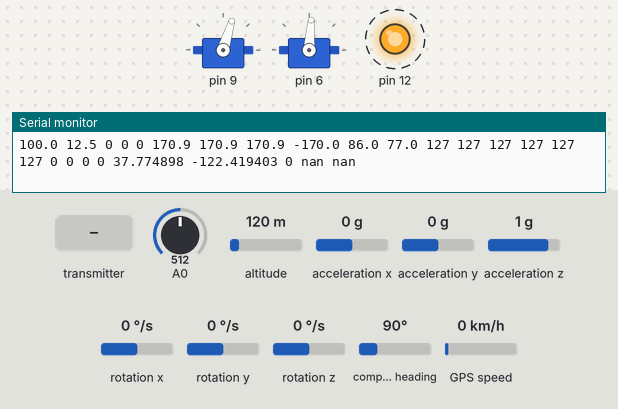
Bench run of a sketch on a simulated Arduino Leonardo, built with avr-gcc and run on an emulated ATmega32U4. On the bench: 2 × servo, output pins drawn as LEDs (lit = HIGH), the last lines printed to the serial monitor. Dashed ring = blinking. The inputs (shaded band) are chosen by the test bench; at power-on: A0 = 512, altitude 120 m, acceleration x 0 g, acceleration y 0 g, acceleration z 1 g, rotation x 0 °/s, rotation y 0 °/s, rotation z 0 °/s, compass heading 90°, GPS speed 0 km/h. The GPS gets a fix after 3 s at 37.7749, -122.4194 with 8 satellites.

Above: at 10.4 s.
10.5 s: the transmitter starts sending readChannel.2 = 2000
At 12.9 s:
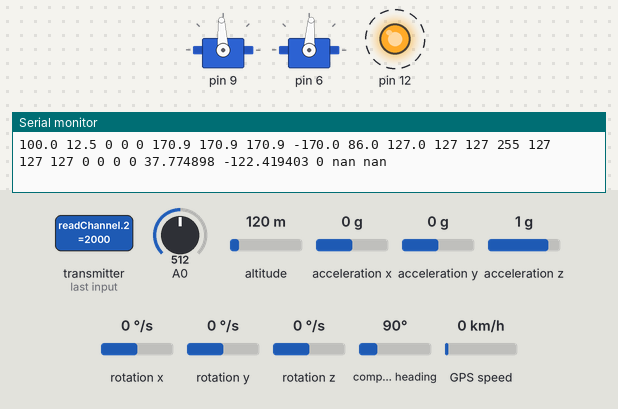
14.6 s: the transmitter starts sending readChannel.0 = 1000
At 16.8 s:
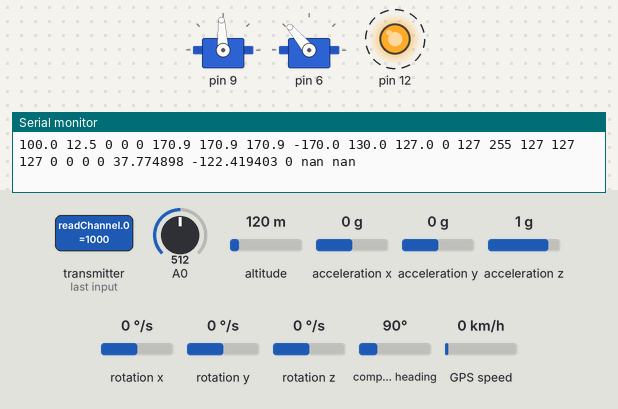
18.7 s: the transmitter starts sending readChannel.4 = 1000
At 21.1 s:
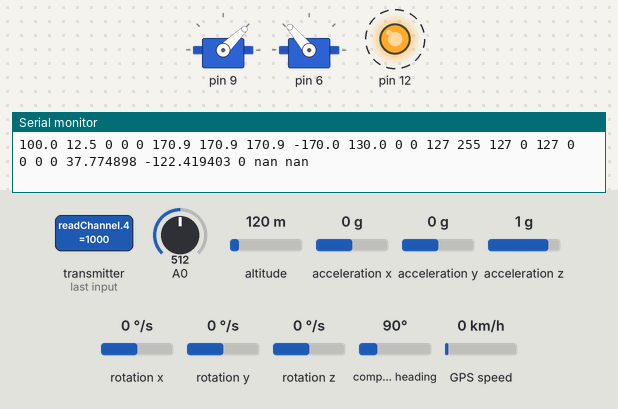
22.8 s: the transmitter starts sending readChannel.0 = 1250
At 24.8 s:
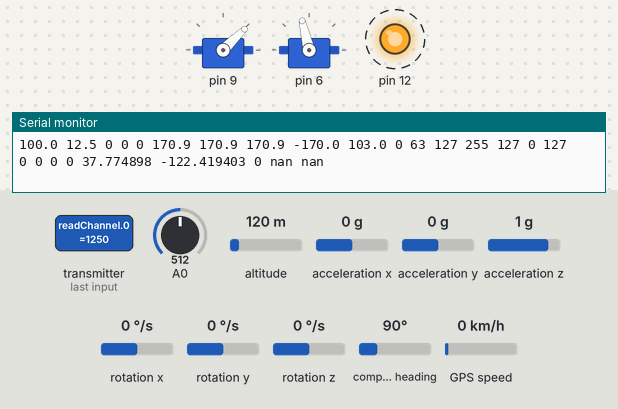
26.9 s: the transmitter starts sending readChannel.4 = 1250
At 29.2 s:
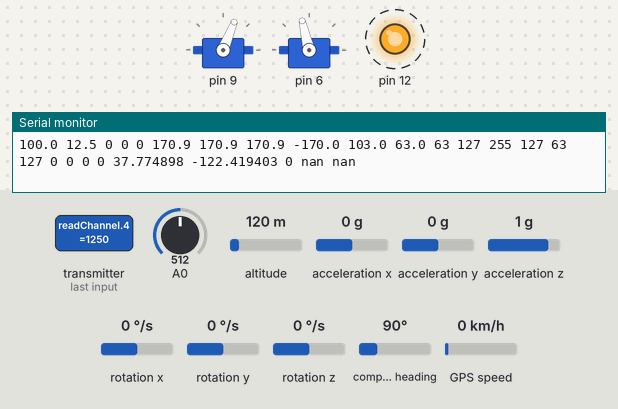
30.9 s: the transmitter starts sending readChannel.0 = 2000
At 33.2 s:
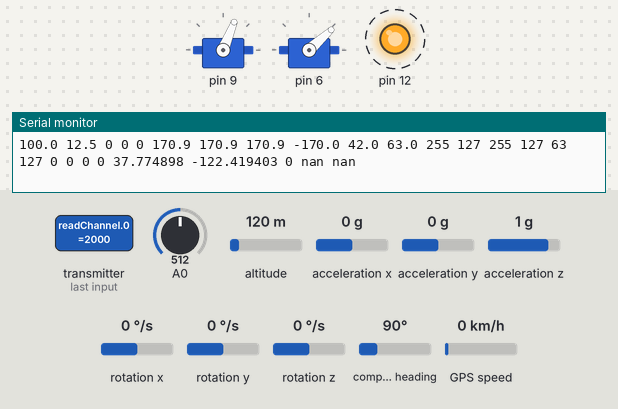
Timing chart, 0 to 36.0 s (numbered marks = the images above; inputs shaded):
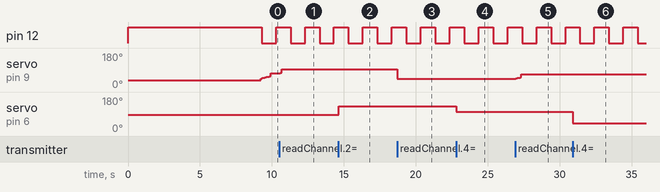

Measured:
- after the input at 10.5 s, servo on pin 9: 73° → 93° at once
- after the input at 14.6 s, servo on pin 6: 86° → 130° after 0.05 s
- after the input at 18.7 s, servo on pin 9: 93° → 44° at once
- after the input at 22.8 s, servo on pin 6: 130° → 103° at once
- after the input at 26.9 s, servo on pin 9: 44° → 49° at once, → 68° 0.32 s later
- after the input at 30.9 s, servo on pin 6: 103° → 42° at once
- by itself, pin 12: alternates HIGH for 1.0 s and LOW for 1.0 s

The sketch:

UVRC_5.ino
```cpp
// Konstantinos Papageorgiou - 2022 - kp@rei.gr
//
// # NEM Unmanned Vehicle Remote controlled - UVRC
//
// ## Software Features :
//
// - Software utilises an MPU, GPS, Servo, ESC, magnetometer and a remote control input, in an arduino leonardo.
// - Sensors and accuators are all in classes
// - Considers seven interval / frequencies of task execution
// - Controls steering based on target
// - Boots esc motor, and applies a non liner transfer function to the speed remote input
// - Computes degrees heading at boot time, used as an offcet for the mpu degree heading
// - Derives distance and degree from a target gps LAT LOT
// - Return to home on signal loss
// - pending-Detection of low battery and return to home
//
// ## Hardware
//
// Sensors :
//
// - Gps : M8n
// - Magmetometer : M8n's HMC5883
// - Receiver : flysky F9-ia10b
// - MPU : MPU6050
// - Voltage sensor 0-25v MH-electronic
//
// Other:
// - Transmitter : flysky FS-I6X
// - Arduino Leonardo
// - Sparkfun Logic Level Converter Bi-Directional

#include "Context.h"
#include "Invoker.h"

#include "Mag.h"
#include "Gps.h"
#include "Mpu.h"
#include "Steer.h"
#include "Throttle.h"
#include "Remote.h"
#include "Home.h"
#include "Blink.h"
#include "Battery.h"
#include <EEPROM.h>

Context context(0);
Invoker invoker(0);

Mag mag(0);
Gps gps(0);
Mpu mpu(4);
Steer steer(6);
Throttle throttle(9);
Remote remote(0);
Home home(0);
Blink blink(0);
Battery battery(0);

//-----------------------------------------

void setup() {

  context.setup();
  blink.setup(context);
  throttle.setup(context);
  delay(2000);
  mpu.setup(context);
  delay(2000);

  //Serial.println(F("Powering up"));
  remote.setup(context);
  mag.setup(context);
  steer.setup(context);
  gps.setup(context);
  battery.setup(context);
  home.setup(context);
  invoker.setup(context);
  //Serial.println(F("Setup done"));

}

void apply_very_fast_invoker(){
  mag.apply();
  mpu.apply();
}

void apply_fast_invoker(){
  remote.apply();
  steer.apply();
  throttle.apply();
}

void apply_invoker(){
  gps.apply();
  //steer.hasNewDegree();
  home.apply();
}

void apply_slow_invoker(){
  context.apply(); // every 0.5 second printout / log enviromental variables
  remote.telemetry();
}

void heartBeat(){
  //dynamic periodicity
  // Every : 3s when no gps, 1sec when gps lock, 0.5 seconds when returing to home is active, 0.1 second when power is less than 30%.
  blink.apply();
}

void apply_slower_invoker(){
  //every 1 second
  home.apply();
  battery.apply();
}

void updateMagOffset(){
  //10 seconds period
  if(context.toHomeActive)
    mag.updateMagOffset();
}

void run_invoker(int i){
    switch(i){
      case 0: apply_very_fast_invoker(); break;
      case 1: apply_fast_invoker(); break;
      case 2: apply_invoker(); break;
      case 3: apply_slow_invoker(); break;
      case 4: apply_slower_invoker(); break;
      case 5: heartBeat(); break;
      case 6: updateMagOffset();break;
      case 7: home.bursts();break;
      case 100: break;
    }
}

void loop(){
  mpu.update();
  int actionIndex = invoker.apply();
  while(actionIndex != 100){
    run_invoker(actionIndex);
    actionIndex = invoker.apply();
  }
}
```

Battery.cpp
```cpp
/*
  Battery.h - Library for wraping the functions controling the Battery power levels
  Created Konstantinos Papageorgiou
*/

#include "Arduino.h"
#include "Battery.h"
#include "Context.h"

Battery::Battery(byte pin){}

void Battery::setup(Context &_context){
  context = &_context;
  //pinMode(A0, INPUT);
  apply();
}

void Battery::apply(){
  context->voltage =  analogRead(0) / 40.92;
  // abstract to % based on range 6v to 7.4v
  context->capacity = (byte)(context->voltage < 6 ? 0:(context->voltage - 6) * 71.428);
  if(context->capacity > 100)
    context->capacity = 100;

  context->isLowBattery = context->capacity < 40;
  if(context->isLowBattery)
    context->intervals[5] = 60;

}
```

Battery.h
```cpp
/*
  Battery.h - Library for wraping the functions controling the Battery power levels
  Created Konstantinos Papageorgiou
*/
#ifndef Battery_h
#define Battery_h

#include "Arduino.h"
#include "Context.h"

class Battery{
  public:
    Battery(byte pin);
    void setup(Context &_context);
    void apply();
  private:
    Context *context;
};

#endif
```

Blink.cpp
```cpp
/*
  Blink.h - Library for wraping the functions controling the Return to Blink
  Created Konstantinos Papageorgiou
*/

#include "Arduino.h"
#include "Blink.h"
#include "Context.h"

Blink::Blink(byte pin){}

void Blink::setup(Context &_context){
  context = &_context;
  pinMode(12, OUTPUT);
  apply();
}

void Blink::apply(){
  digitalWrite(12, !digitalRead(12));
}
```

Blink.h
```cpp
/*
  Blink.h - Library for wraping the functions controling the Blink
  Created Konstantinos Papageorgiou
*/
#ifndef Blink_h
#define Blink_h

#include "Arduino.h"
#include "Context.h"

class Blink{
  public:
    Blink(byte pin);
    void setup(Context &_context);
    void apply();
  private:
    Context *context;
};

#endif
```

Context.cpp
```cpp
/*
  Context.h - Library for wraping the functions controling the Enviroment context
  Created Konstantinos Papageorgiou
*/

#include "Arduino.h"
#include "Context.h"
#include <EEPROM.h>

Context::Context(byte pin){
  _pin = pin;
}

void Context::setup(){
    Serial.begin(9600);
    EEPROM.get(0, TARGET_LAT);
    EEPROM.get(sizeof(long), TARGET_LNG);
}

void Context::reflectSensor(float value, byte precission){
  Serial.print(value, value == 0?0:precission);
  Serial.print(" ");
}

void Context::apply(){ // takes 4% of memory

  reflectSensor(capacity, 1);
  reflectSensor(voltage, 1);

  for(int i = 0; i < 4; i++)
    reflectSensor(positional[i], 1); // mpu: x, y, z, mag: z

  // 0 {mag offset}, 1 {true heading (mpu z + mag offset)}, 2 {difference of true heading and target heading}
  for(int i = 0; i < 3; i++)
    reflectSensor(derivatives[i], 1); // offset, heading

  for(int i = 0; i < 2; i++)
    reflectSensor(actuators[i], 1); // Servo Steer value, Throttle

  // Flysky remote control values
  for(int i = 0; i < 10; i++)
    reflectSensor(ext_sensors[i], 0);

  for(int i = 0; i < 2; i++)
    reflectSensor(latlng[i], 6); // current gps

  for(int i = 0; i < 3; i++)
    reflectSensor(targets[i], 1); // Target heading, GPS return to home target heading, Gps return to home target distance in meters

  Serial.println(F(""));

}

int Context::pruneDegrees(float value){
  if(value < 0)
    return 360 + (((int)value) % 360);
  return ((int)value) % 360;
}

boolean Context::isSwitchA(){
  return ext_sensors[6] == 255 ;
}

boolean Context::isSwitchB(){
  return ext_sensors[7] == 255 ;
}

boolean Context::isSwitchCHalf(){
   return ext_sensors[8] == 127;
}

boolean Context::isSwitchC(){
  return ext_sensors[8] == 255 ;
}

boolean Context::isSwitchD(){
  return ext_sensors[9] == 255 ;
}

void Context::setGPSTarget(double LAT, double LNG){
  TARGET_LAT = LAT;
  TARGET_LNG = LNG;
  EEPROM.put(0, LAT);
  EEPROM.put(sizeof(long), LNG);
}

int Context::transferFunction(int value, int theshold, int add, int divider){
  //gates and transforms a linear to a non linear curve, accelerating faster as we reach the max value

  float x = (float)value;
  float sign = 1;

  if(value < 0)
    sign = -1;

  if(abs(x) < theshold){
    x = 0;
  }else{
    x = x + add * sign;
    x = (sign * x * (x / divider )) + (theshold * sign) / 3;
  }
  return (int)x;
}
```

Context.h
```cpp
/*
  Context.h - Library for wraping the functions controling the Context / enviroment information
  Created Konstantinos Papageorgiou
*/

#ifndef Context_h
#define Context_h

#include "Arduino.h"

class Context{
  public:
    Context(byte pin);
    void setup();
    void apply();
    void reflectSensor(float value, byte precission);
    int transferFunction(int value, int theshold, int add, int divider);

    int pruneDegrees(float value);

    boolean isSwitchA();
    boolean isSwitchB();
    boolean isSwitchCHalf();
    boolean isSwitchC();
    boolean isSwitchD();
    void setGPSTarget(double LAT, double LNG);


    // Enviroment values
    //-----------------------
    // GPS related
    boolean isGPSLocked = false;

    double latlng[2] PROGMEM = {0, 0}; // gps position
    double TARGET_LAT = 37.9584512; //Akropolis
    double TARGET_LNG = 23.7502464;

    byte toHomeSpeed = 50;
    float toHomeSpeedWeight = 1;

    boolean toHomeWait = false;
    boolean toHomeActive = false;

    // Positional related values
    float positional[4] = {0,0,0,0}; // x, y, z, magz
    float derivatives[3] = {0, 0, 0}; // offset, headings,target heading diff
    float targets[3] = {0, 0, 0}; // heading target, target gps degree, target gps distance meters

    // Remote controler
    byte ext_sensors[10] = {0,0,0,0,0,0,0,0,0,0}; // flysky gradient, switches

    // Power related
    float voltage = 0;
    byte capacity = 0;

    boolean isLowBattery = false;

    // Server and motor values
    byte actuators[2] = {0, 0}; // servo, speed

    // Invoker variables - execution functions frequencies
    int intervals[8] = {10, 52, 104, 506, 1008, 3003, 10000, 3000};
    unsigned long now = millis();
    unsigned long timers[8] = {now, now, now, now, now, now, now};

  private:
    byte _pin;
};

#endif
```

Gps.cpp
```cpp
/*
  Gps.h - Library for wraping the functions controling the Gps
  Created Konstantinos Papageorgiou
*/

#include "Arduino.h"
#include "Gps.h"
#include <AltSoftSerial.h>
#include <TinyGPS++.h>
#include "Context.h"

Gps::Gps(byte pin){}

void Gps::setup(Context &_context){
  context = &_context;
  gpsPort.begin(9600);
  //Serial.println(F("Gps ready."));
}

void Gps::apply(){
  while (gpsPort.available())
    gps.encode(gpsPort.read());

  context->latlng[0] = gps.location.lat();
  context->latlng[1] = gps.location.lng();

  context->isGPSLocked = context->latlng[0] != 0.0;

  if(context->isGPSLocked){
   context->intervals[5] = 1003;
   processTarget();
  }

}

void Gps::processTarget(){
  context->targets[1] = gps.courseTo(context->latlng[0], context->latlng[1], context->TARGET_LAT, context->TARGET_LNG) ;
  context->targets[2] = gps.distanceBetween(context->latlng[0], context->latlng[1], context->TARGET_LAT, context->TARGET_LNG) ;
}
```

Gps.h
```cpp
/*
  Gps.h - Library for wraping the functions controling the Gpsnometer
  Created Konstantinos Papageorgiou
*/
#ifndef Gps_h
#define Gps_h

#include "Arduino.h"
#include <AltSoftSerial.h>
#include <TinyGPS++.h>
#include "Context.h"

class Gps{
  public:
    Gps(byte pin);
    void setup(Context &_context);
    void apply();
    void processTarget();

  private:
    Context *context;
    TinyGPSPlus gps;
    AltSoftSerial gpsPort; //5 ,13
};

#endif
```

Home.cpp
```cpp
/*
  Home.h - Library for wraping the functions controling the Return to Home
  Created Konstantinos Papageorgiou
*/

#include "Arduino.h"
#include "Home.h"
#include "Context.h"

Home::Home(int pin){}

void Home::setup(Context &_context){
  context = &_context;
}

void Home::apply(){
  // Update return to home gps target
  if( context->isSwitchC() && context->isGPSLocked ){
    context->setGPSTarget( context->latlng[0], context->latlng[1]);
    context->targets[0] = context->targets[1];
  }

  context->toHomeActive = context->isSwitchA() && context->isSwitchD() && context->isGPSLocked;

  // Derive target heading and speed from gps target
  if(context->toHomeActive){
    context->targets[0] = context->targets[1];

    if(context->targets[2] > 25){

      context->toHomeSpeedWeight = 0.9;
      if(context->toHomeWait){
        context->toHomeSpeedWeight = 0;
        context->intervals[7] = 5000;
      }else{
        context->intervals[7] = 5000;
      }

    }else{
      context->toHomeSpeedWeight = 0.7;
      if(context->toHomeWait){
        context->toHomeSpeedWeight = 0;
        context->intervals[7] = 8000;
      }else{
        context->intervals[7] = 2500;
      }
    }

  }

}

void Home::bursts(){
  context->toHomeWait = !context->toHomeWait;
}
```

Home.h
```cpp
/*
  Home.h - Library for wraping the functions controling the Homenometer
  Created Konstantinos Papageorgiou
*/
#ifndef Home_h
#define Home_h

#include "Arduino.h"
#include "Context.h"

class Home{
  public:
    Home(int pin);
    void setup(Context &_context);
    void apply();
    void bursts();
  private:
    Context *context;
};

#endif
```

Invoker.cpp
```cpp
/*
  Invoker.h - Library for wraping the functions controling the Invoker
  Created Konstantinos Papageorgiou
  Determines which periodicity function is to be invoked, through time.
*/

#include "Arduino.h"
#include "Invoker.h"


Invoker::Invoker(byte length){
}

void Invoker::setup(Context &_context){
    context = &_context;
}

int Invoker::apply(){
  context->now = millis();
  for(int i = 0; i < 8; i++)
   if ((context->now - context->timers[i]) > context->intervals[i]) {
    context->timers[i] = context->now;
    return i;
   }
  return 100;
}
```

Invoker.h
```cpp
/*
  Invoker.h - Library for wraping the functions controling the Invoker
  Created Konstantinos Papageorgiou
*/

#ifndef Invoker_h
#define Invoker_h

#include "Arduino.h"
#include "Context.h"

class Invoker{
  public:
    Invoker(byte length);
    void setup(Context &_context);
    int apply();
  private:
    Context *context;

};

#endif
```

Mag.cpp
```cpp
/*
  Mag.h - Library for wraping the functions controling the Magnometer
  Created Konstantinos Papageorgiou
*/

#include "Arduino.h"
#include "Context.h"
#include "Mag.h"
#include <Adafruit_Sensor.h>
#include <Adafruit_HMC5883_U.h>

Mag::Mag(byte pin){
  _pin = pin;
  mag = Adafruit_HMC5883_Unified(12345);
}

void Mag::setup(Context &_context){
  context = &_context;

  while(!mag.begin());
    //Serial.println(F("HMC5883 not detected!"));

  sensor_t sensor;
  mag.getSensor(&sensor);

  for(int i = 0; i < 10; i++){
    apply();
    delay(200);
  }

  initMagOffset();
  //Serial.println(F("Mag sensor ready"));
}

void Mag::apply(){
  mag.getEvent(&event);

  float heading = atan2(event.magnetic.x, event.magnetic.y);
  heading = heading -3.3;

  if(heading < 0)
    heading += 2 * PI;

  if(heading > 2 * PI)
    heading -= 2 * PI;

  heading = heading * 180 / M_PI;

  if(heading < 0)
    heading = 360 + heading;

  context->positional[3] = heading;

  context->derivatives[1] = context->positional[2] + context->derivatives[0];

  if(context->derivatives[1] < 0)
    context->derivatives[1] = 360 + context->derivatives[1];

  if(context->derivatives[1] > 360)
    context->derivatives[1] = context->derivatives[1] - 360;

  //========

  int diff = context->targets[0] - context->derivatives[1];

  if(diff > 180)
    diff = diff -360;

   if(diff < -180)
    diff = diff + 360;

  context->derivatives[2] = diff;
}

float Mag::getOffset(){
  float mag = context->positional[3];
  float mpu = context->positional[2];
  return  mag - mpu;
}

void Mag::initMagOffset(){
    context->derivatives[0] = getOffset();
}

void Mag::updateMagOffset(){
  if(abs(context->positional[0]) < 5) // is horizotal
    initMagOffset();
}
```

Mag.h
```cpp
/*
  Mag.h - Library for wraping the functions controling the Magnometer
  Created Konstantinos Papageorgiou
*/
#ifndef Mag_h
#define Mag_h

#include "Arduino.h"
#include "Context.h"
#include <Adafruit_Sensor.h>
#include <Adafruit_HMC5883_U.h>

class Mag{
  public:
    Mag(byte pin);
    void setup(Context &_context);
    void apply();
    int pruneDegrees(float value);
    float getOffset();
    void initMagOffset();
    void updateMagOffset();
  private:
    Context *context;
    byte _pin;
    Adafruit_HMC5883_Unified mag;
    sensors_event_t event;
};

#endif
```

Mpu.cpp
```cpp
/*
  Mpu.h - Library for wraping the functions controling the Mpunometer
  Created Konstantinos Papageorgiou
*/

#include "Arduino.h"
#include "Mpu.h"

#include <Wire.h>
#include "MPU6050_light.h"
#include "Context.h"

Mpu::Mpu(byte pin){
  _pin = pin;
}

MPU6050 sensor(Wire);

void Mpu::setup(Context &_context){
  context = &_context;

  Wire.begin();
  Wire.setClock(400000); // 400kHz I2C clock. Comment this line if having compilation difficulties
  Wire.setWireTimeout(3000, true); //timeout value in uSec

  while(sensor.begin() != 0);
    //Serial.println(F("MPU6050 not detected!"));
  //Serial.println(F("Do not move"));
  delay(1000);
  sensor.calcOffsets(true, true);
  //Serial.println(F("MPU ready."));

}

void Mpu::update(){
  sensor.update();
}

void Mpu::apply(){
    context->positional[0] = sensor.getAngleX();
    context->positional[1] = sensor.getAngleY();
    context->positional[2] = context->pruneDegrees(-sensor.getAngleZ());
}
```

Mpu.h
```cpp
/*
  Mpu.h - Library for wraping the functions controling the Mpunometer
  Created Konstantinos Papageorgiou
*/
#ifndef Mpu_h
#define Mpu_h

#include "Arduino.h"
#include "Context.h"


class Mpu{
  public:
    Mpu(byte pin);
    void setup(Context &_context);
    void apply();
    void update();
  private:
    Context *context;
    byte _pin;
};

#endif
```

Remote.cpp
```cpp
/*
  Remote.h - Library for wraping the functions Remote control i/o
  Created Konstantinos Papageorgiou
*/

#include "Arduino.h"
#include "Remote.h"
#include <IBusBM.h>

#define EXT_SENSORS 10

Remote::Remote(byte pin){
}

void Remote::setup(Context &_context){
  context = &_context;
  IBus.begin(Serial1);
  IBus.addSensor(IBUSS_RPM  );
  //IBus.addSensor(3);
  //IBus.addSensor(IBUSS_TEMP );
  delay(200);

  //Serial.println(F("IBUS ready."));
}

int Remote::readChannel(byte channelInput, int minLimit, int maxLimit, int defaultValue){
  uint16_t ch = IBus.readChannel(channelInput);
  if (ch < 100)
    return defaultValue;
  return map(ch, 1000, 2000, minLimit, maxLimit);
}

void Remote::apply(){
  for(int i = 0; i < EXT_SENSORS; i++)
   context->ext_sensors[i] = (byte)readChannel(i, 0, 255, 0);
}

void Remote::telemetry(){
  IBus.setSensorMeasurement(IBUSS_RPM  ,5);
  //IBus.setSensorMeasurement(3,5);
  //IBus.setSensorMeasurement(2,600);
}
```

Remote.h
```cpp
/*
  Remote.h - Library for wraping the functions controling the remote control i/o
  Created Konstantinos Papageorgiou
*/

#ifndef Remote_h
#define Remote_h

#include "Arduino.h"
#include <IBusBM.h>
#include "Context.h"

class Remote{
  public:
    Remote(byte pin);
    void setup(Context &_context);
    void apply();
    int readChannel(byte channelInput, int minLimit, int maxLimit, int defaultValue);
    void telemetry();
    Context *context;
  private:
    IBusBM IBus; // IBus object
};

#endif
```

Source omitted: Steer.cpp (1703 bytes), Steer.h (544 bytes), Throttle.cpp (1294 bytes), Throttle.h (452 bytes)
